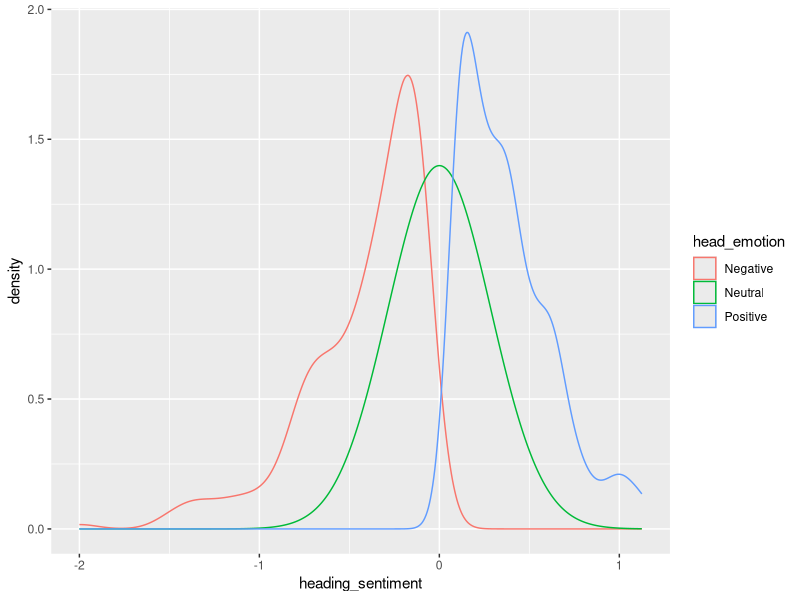
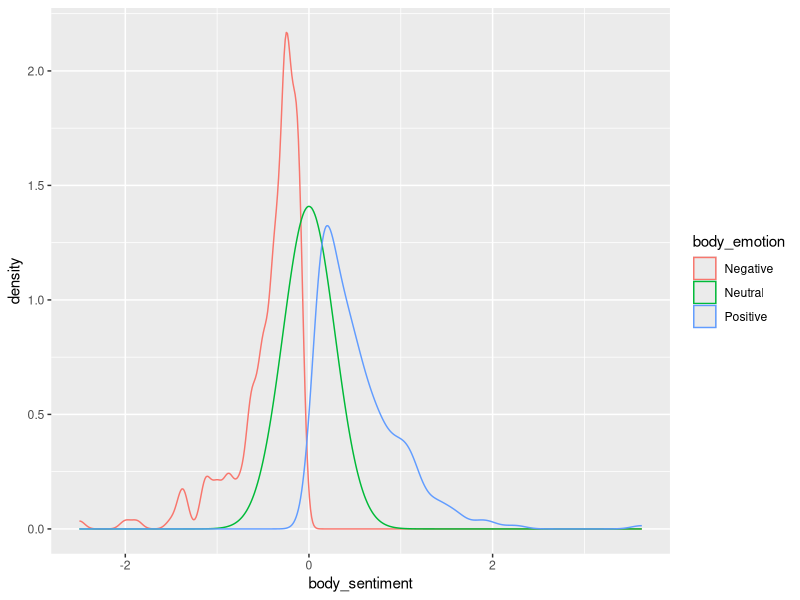
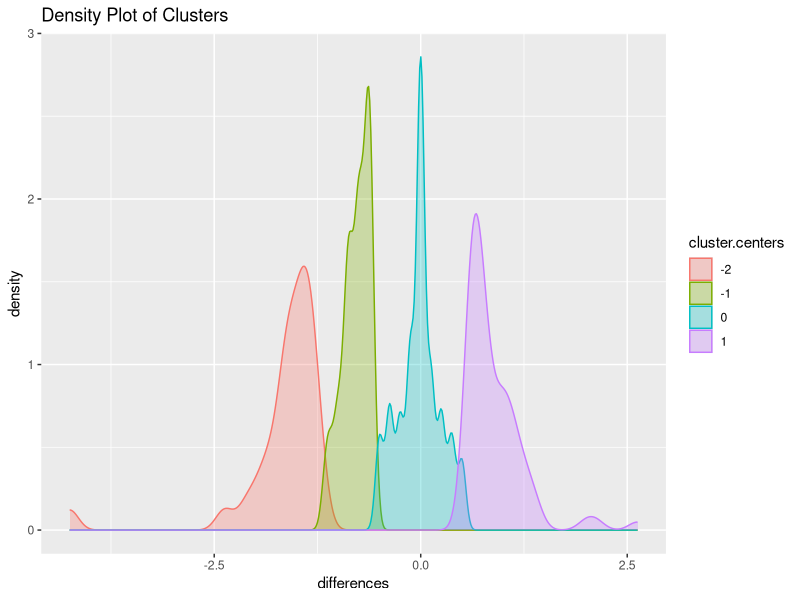
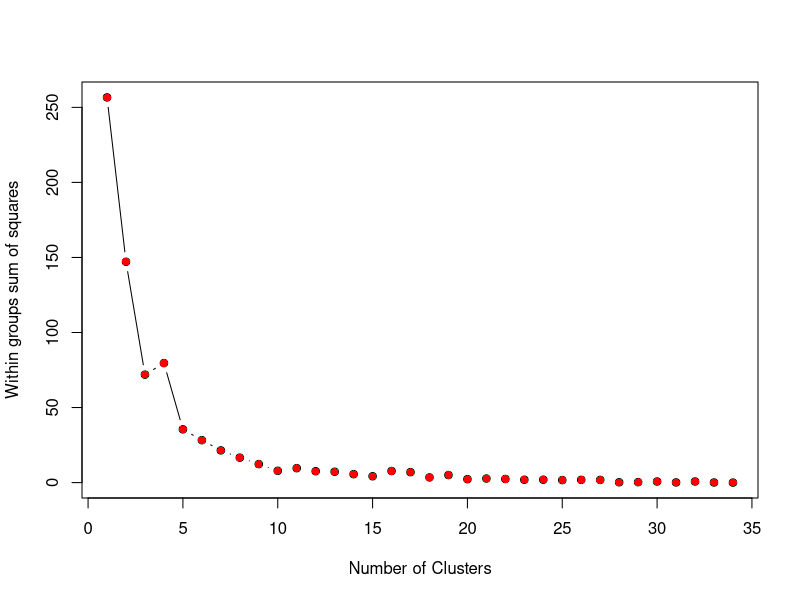

Recreate these plots in R, in order.
# program to plot an elbow diagram and density plots using k-means analysis

library(ggplot2)
library(dplyr)

df <- read.csv("telegraph_matches.csv",
               header = TRUE,
               quote = "\"",
               stringsAsFactors = TRUE,
               strip.white = TRUE)

# Getting the sentiment scores of heading and body as vectors 
heading_sentiment <- dplyr::pull(df, sentiment_score)
body_sentiment <- dplyr::pull(df, sentiment_score2)
head_emotion <- dplyr::pull(df, sntmnt)
body_emotion <- dplyr::pull(df, sntmnt2)

# Storing differences in the sentiments of body/heading for each article as 
# another vector 

differences <- heading_sentiment - body_sentiment

# Convert the vector of differences to data-frame for further analysis
sent_diff <- data.frame(differences)

# Creating a data frame of just heading/body sentiment scores
scores_h <- data.frame(heading_sentiment, head_emotion)
scores_b <- data.frame(body_sentiment, body_emotion)

# Plotting a density plot
ggplot(scores_h, aes(x=heading_sentiment, color=head_emotion)) +
  geom_density()
# Add mean lines
p<-ggplot(scores_h, aes(x=heading_sentiment, color=head_emotion)) +
  geom_density()

ggplot(scores_b, aes(x=body_sentiment, color=body_emotion)) +
  geom_density()
# Add mean lines
p<-ggplot(scores_b, aes(x=body_sentiment, color=body_emotion)) +
  geom_density()


# Using 5 clusters initially
cluster <- kmeans(sent_diff$differences, centers = 5)

cluster.centers <- as.factor(round(fitted(cluster, method=c("centers", "classes"))))

# Plotting the clusters' densities
ggplot(sent_diff, aes(x=differences)) +    # Below we color by cluster.centers vector
  geom_density(aes(group=cluster.centers, color=cluster.centers, fill=cluster.centers), alpha=0.3) +
  labs(title = "Density Plot of Clusters")

# plotting an elbow diagram to find optimum number of clusters
wss <- sum(kmeans(sent_diff,centers=1)$withinss)
itermax <- min(length(unique(sort(sent_diff$differences))),778)
for (i in 2:itermax) wss[i] <- sum(kmeans(sent_diff,centers=i)$withinss)

# Spotting the bend in the elbow diagram
plot(1:itermax,wss, type="b", xlab="Number of Clusters",ylab="Within groups sum of squares")
points(1:itermax,wss,pch=16,col="red")
